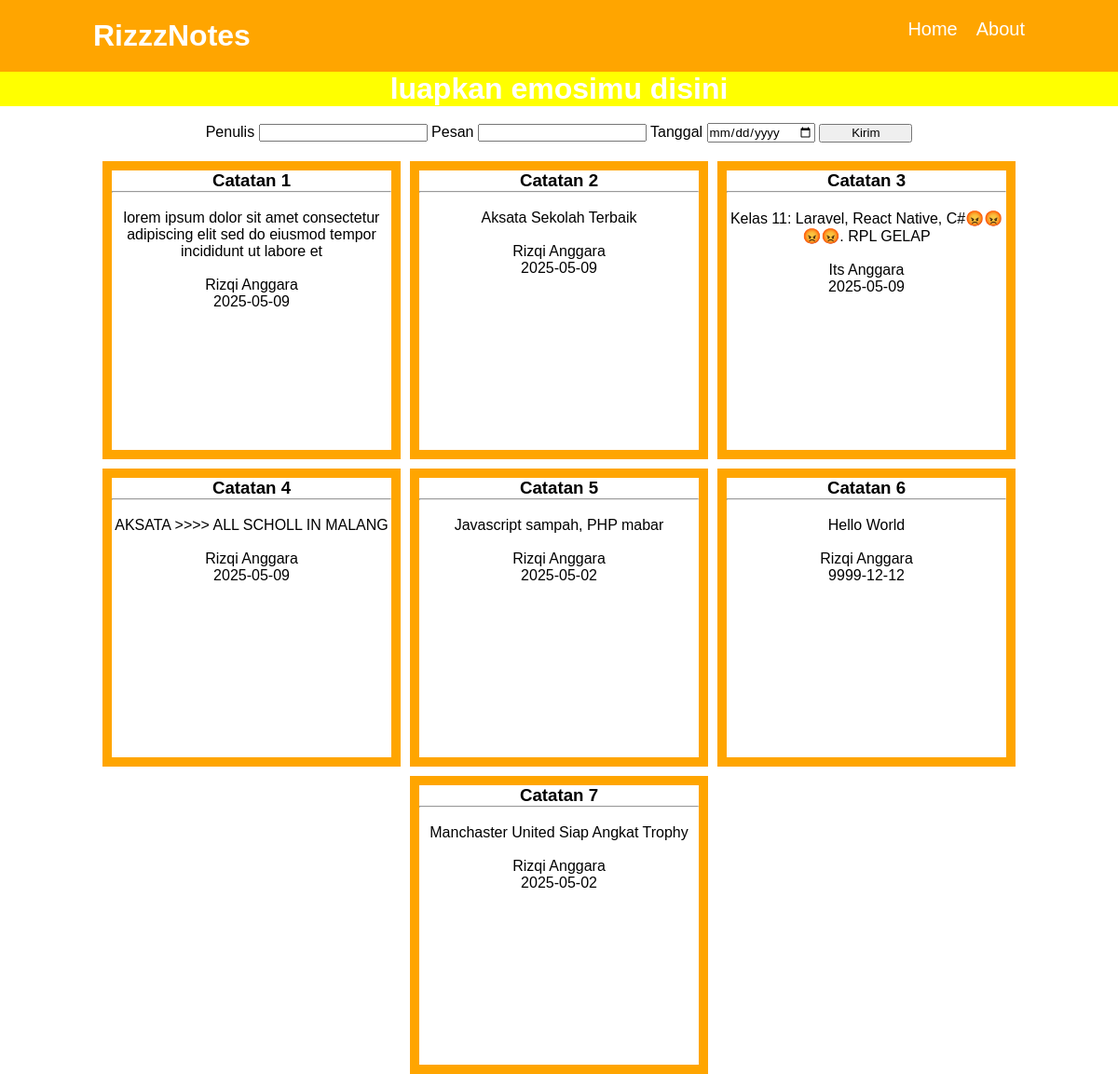
The page / on the database its author committed.
### tables this page shows
CREATE TABLE `notes` (
  `id` int(11) NOT NULL,
  `tanggal` date NOT NULL,
  `deskripsi` text NOT NULL,
  `penulis` varchar(100) NOT NULL
);

### index.php (the view, shortened to what this page needs)
<?php
        require_once "database.php";
        $sql = "SELECT * FROM notes";
        $hasil = $db->query($sql);
?>
<!DOCTYPE html>
<html lang="en">
<head>
    <link rel="stylesheet" href="style.css">
</head>
<body>
    <header>
            <h1><a href="index.php">RizzzNotes</a></h1>
            <div class="nav">
                <ul>
                    <li><a href="index.php">Home</a></li>
                    <li><a href="about.html">About</a></li>
                </ul>
            </div>
    </header>
    <h1 style="background-color: yellow; text-align: center; color: white">luapkan emosimu disini</h1>
    <br>
    <div class="kirim">
        <form action="" method="post">
            <label for="">Penulis</label>
            <input type="text" name='penulis' required>
            <label for="">Pesan</label>
            <input type="text" name='pesan' required>
            <label for="">Tanggal</label>
            <input type="date" name='tanggal' required>
            <button name='kirim' style="width: 100px; height: 20px">Kirim</button>
        </form>
    </div>
    <div class="container">
<?php $angka = 1; while($row = $hasil->fetch_assoc()): ?>
        <div class="card">
            <h3>Catatan <?= $angka++ ?></h3>
            <hr>
            <br>
            <p><?= $row['deskripsi']  ?></p>
            <br>
            <p><?= $row['penulis'] ?></p>
            <p><?= $row['tanggal']  ?></p>
        </div>
        <?php endwhile ?>
        </div>
</body>
</html>

### style.css (style rules this page uses)
* { font-family: sans-serif; margin: 0; padding: 0; }
header { display: flex; background-color: orange; color: white; padding: 20px; justify-content: space-between; text-align: center; }
header h1 a { margin-left: 80px; color: white; text-decoration: none; }
.nav ul { list-style: none; display: flex; gap: 20px; margin-right: 80px; text-align: center; }
.nav ul li a { font-size: 20px; text-decoration: none; color: white; }
.container { margin-top: 20px; display: flex; gap: 10px; justify-content: center; align-items: center; flex-wrap: wrap; }
.card { border: 10px solid orange; height: 300px; width: 300px; text-align: center; background-color: rgb(255, 255, 255); }
.kirim { text-align: center; display: flex; justify-content: center; align-items: center; }

### rows shown on the page
notes: deskripsi "lorem ipsum dolor sit amet consectetur adipiscing elit sed do eiusmod tempor incididunt ut labore et", penulis "Rizqi Anggara", tanggal "2025-05-09"
notes: deskripsi "Aksata Sekolah Terbaik", penulis "Rizqi Anggara", tanggal "2025-05-09"
notes: deskripsi "Kelas 11: Laravel, React Native, C#😡😡😡😡. RPL GELAP", penulis "Its Anggara", tanggal "2025-05-09"
notes: deskripsi "AKSATA >>>> ALL SCHOLL IN MALANG", penulis "Rizqi Anggara", tanggal "2025-05-09"
notes: deskripsi "Javascript sampah, PHP mabar", penulis "Rizqi Anggara", tanggal "2025-05-02"
notes: deskripsi "Hello World", penulis "Rizqi Anggara", tanggal "9999-12-12"
notes: deskripsi "Manchaster United Siap Angkat Trophy", penulis "Rizqi Anggara", tanggal "2025-05-02"
